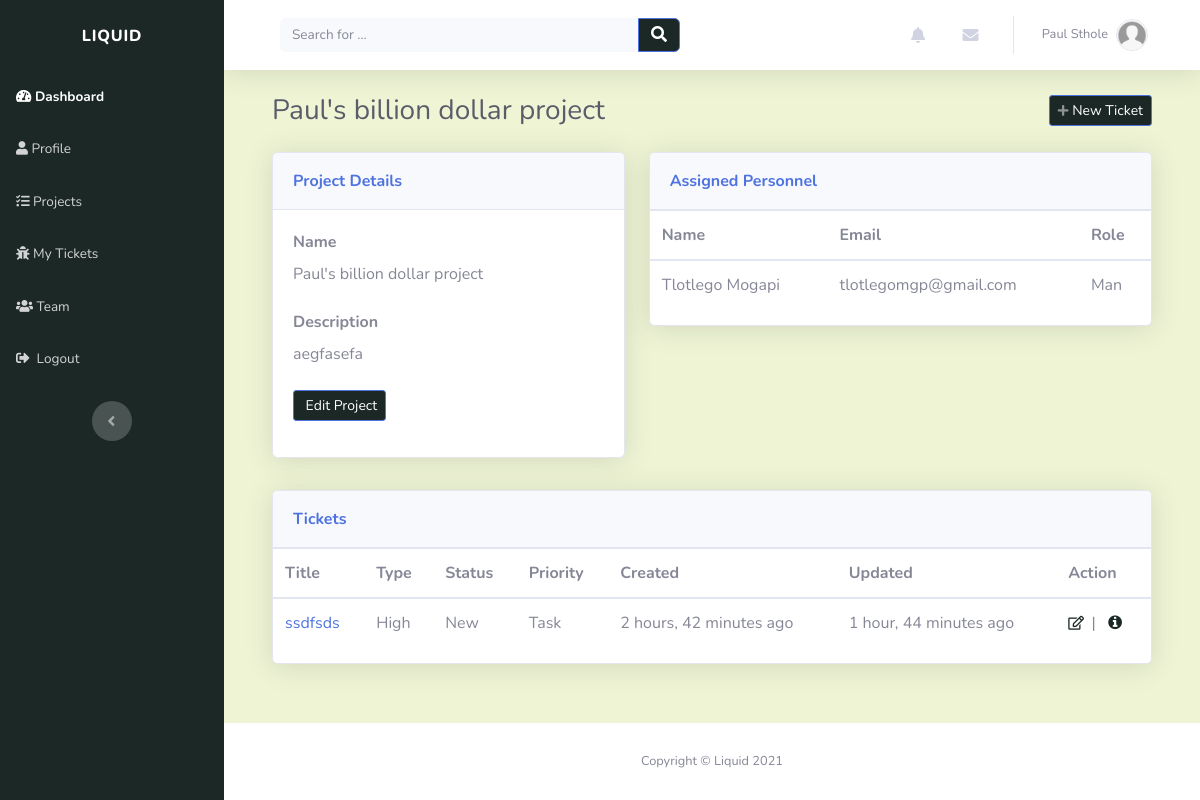
Page /projects/pauls-billion-dollar-project-3w6gdtl8/ (signed in) on the committed database.
### account/models.py (models this page shows, shortened)
class Profile(models.Model):
    user = models.OneToOneField(settings.AUTH_USER_MODEL, on_delete=models.CASCADE, unique=True)
    profile_picture = models.ImageField(default='default.jpg', upload_to='profile_images', blank=True)
    website = models.URLField(blank=True)
    first_name = models.CharField(max_length=30, blank=True)
    last_name = models.CharField(max_length=30, blank=True)
    address = models.CharField(max_length=50, blank=True)
    city = models.CharField(max_length=50, blank=True)
    country = models.CharField(max_length=50, blank=True)
    slug = models.SlugField(unique=True, blank=True)
    def __str__(self):
        return self.user.email

class Account(AbstractBaseUser):
    email = models.EmailField(verbose_name="email", max_length=30, unique=True)
    username = models.CharField(max_length=30, unique=True)
    date_created = models.DateTimeField(verbose_name="date created", auto_now_add=True)
    last_login = models.DateTimeField(verbose_name="last login", auto_now=True)
    is_admin = models.BooleanField(default=False)
    is_staff = models.BooleanField(default=False)
    is_active = models.BooleanField(default=True)
    is_super_user = models.BooleanField(default=False)
    USERNAME_FIELD = 'email'
    REQUIRED_FIELDS = ['username']
    objects = AccountManager()

### projects/models.py (models this page shows, shortened)
class Project(models.Model):
    name = models.CharField(max_length=50, unique=True)
    description = models.CharField(max_length=200)
    created_on = models.DateTimeField(verbose_name="date created", auto_now_add=True)
    created_by = models.ForeignKey(Profile, on_delete=models.CASCADE)
    slug = models.SlugField(unique=True, blank=True)
    def __str__(self):
        return self.name

class ProjectRole(models.Model):
    ROLE = (
        ('ADMIN', 'Admin'),
        ('MAN', 'Project Manager'),
    )
    user = models.ForeignKey(Profile, on_delete=models.CASCADE)
    project = models.ForeignKey(Project, on_delete=models.CASCADE)
    user_role = models.CharField(max_length=20, choices=ROLE, default='MAN')
    created_on = models.DateTimeField(verbose_name="date added", auto_now_add=True)

### tickets/models.py (models this page shows, shortened)
class Ticket(models.Model):
    TICKET_PRIORITY = (
        ('LOW', 'Low'),
        ('MEDIUM', 'Medium'),
        ('HIGH', 'High'),
    )
    TICKET_STATUS = (
        ('NEW', 'New'),
        ('IN_PROGRESS', 'In Progress'),
        ('RESOLVED', 'Resolved'),
    )
    TICKET_TYPE = (
        ('TASK', 'Task'),
        ('BUG', 'Bug'),
        ('CHANGE', 'Change'),
        ('FEATURE', 'Feature request')
    )
    title = models.CharField(max_length=50)
    description = models.CharField(max_length=200)
    created_by = models.ForeignKey(Profile, on_delete=models.CASCADE)
    project = models.ForeignKey(Project, related_name="tickets", on_delete=models.CASCADE)
    created_on = models.DateTimeField(verbose_name="created_on", auto_now_add=True)
    updated = models.DateTimeField(verbose_name="date updated", auto_now=True)
    priority = models.CharField(max_length=12, choices=TICKET_PRIORITY, default='LOW')
    status = models.CharField(max_length=12, choices=TICKET_STATUS, default='NEW')
    class_type = models.CharField(max_length=12, choices=TICKET_TYPE, default='TASK')
    slug = models.SlugField(unique=True, blank=True)

### projects/views.py (the view)
# urls.py: path('<slug:slug>/', views.project_detail_view, name="view_project"),
@login_required(login_url='login_page')
def project_detail_view(request, slug):
    context = {}
    project = get_object_or_404(Project, slug=slug)
    context['user_roles'] = ProjectRole.objects.filter(project=project)
    context['tickets'] = Ticket.objects.filter(
        project=project).order_by('-created_on')
    context['project'] = project
    return render(request, "projects/project_detail.html", context)

### index/custom_processors.py (called while the page is built)
def profile_processor(request):
    if request.user.is_authenticated:
        user = request.user
        user_profile = get_object_or_404(Profile, user=user)
        user_messages = DirectMessage.objects.filter(receiver=user_profile).order_by('-created_on')[:5]
        user_alerts = Alert.objects.filter(user=user_profile).order_by('-created_on')[:5]
        return {'profile': user_profile, 'direct_messages': user_messages, 'alerts': user_alerts}
    else:
        return{}

### projects/templates/projects/project_detail.html
{% extends "index/header.html" %} {% load static %} {% block title %}Project{% endblock %} {% block content %}
<div class="container-fluid">
	<div class="d-sm-flex justify-content-between align-items-center mb-4">
		<h3 class="text-dark mb-0">{{project|truncatechars:40}}</h3>
		<a
			class="btn btn-primary btn-sm d-none d-sm-inline-block"
			role="button"
			href="{% url 'add_ticket' project.slug %}"
			style="background: rgb(28, 40, 38)"
			><em class="fas fa-plus fa-sm text-white-50"></em>&nbsp;New Ticket</a
		>
	</div>
	<div class="row mb-3">
		<div class="col-lg-5">
			<div class="row">
				<div class="col">
					<div class="card shadow mb-3">
						<div class="card-header py-3">
							<p class="text-primary m-0 font-weight-bold" style="color: rgb(28, 40, 38)">
								Project Details
							</p>
						</div>
						<div class="card-body">
							<div class="form-row">
								<div class="col">
									<div class="form-group">
										<label for="username"><strong>Name</strong></label>
										<p class="mb-4">{{ project.name }}</p>
									</div>
								</div>
							</div>
							<div class="form-row">
								<div class="col">
									<div class="form-group">
										<label for="first_name"><strong>Description</strong></label>
										<p class="mb-4">{{ project.description }}</p>
									</div>
								</div>
							</div>
							<div class="form-group">
								<a
									class="btn btn-primary btn-sm d-none d-sm-inline-block"
									role="button"
									href="{% url 'edit_project' project.slug %}"
									style="background: rgb(28, 40, 38)"
									>&nbsp;Edit Project</a
								>
							</div>
						</div>
					</div>
				</div>
			</div>
		</div>
		<div class="col-lg-7">
			<div class="row">
				<div class="col">
					<div class="card shadow mb-3">
						<div class="card-header py-3">
							<p class="text-primary m-0 font-weight-bold" style="color: rgb(28, 40, 38)">
								Assigned Personnel
							</p>
						</div>
						<div
							class="table-responsive table mt-0"
							id="dataTable"
							role="grid"
							aria-describedby="dataTable_info"
						>
							<table class="table my-0" id="dataTable" aria-describedby="users">
								<thead>
									<tr>
										<th scope="col">Name</th>
										<th scope="col">Email</th>
										<th scope="col">Role</th>
									</tr>
								</thead>
								<tbody>
									{% for user in user_roles %}
									<tr style="white-space: nowrap">
										<td>{{user.user.first_name}} {{user.user.last_name}}</td>
										<td>{{ user.user }}</td>
										<td>{{ user.user_role|title }}</td>
									</tr>
									{%endfor%}
								</tbody>
							</table>
						</div>
					</div>
				</div>
			</div>
		</div>
	</div>
	<div class="row mb-3">
		<div class="col-lg-12">
			<div class="row">
				<div class="col">
					<div class="card shadow mb-3">
						<div class="card-header py-3">
							<p class="text-primary m-0 font-weight-bold" style="color: rgb(28, 40, 38)">Tickets</p>
						</div>
						<div
							class="table-responsive table mt-0"
							id="dataTable"
							role="grid"
							aria-describedby="dataTable_info"
						>
							<table class="table my-0" id="dataTable" aria-describedby="projects">
								<thead>
									<tr>
										<th scope="col">Title</th>
										<th scope="col">Type</th>
										<th scope="col">Status</th>
										<th scope="col">Priority</th>
										<th scope="col">Created</th>
										<th scope="col">Updated</th>
										<th scope="col">Action</th>
									</tr>
								</thead>
								<tbody>
									{%for ticket in tickets %} {% include "tickets/snippets/ticket.html" %} {%endfor%}
								</tbody>
							</table>
						</div>
					</div>
				</div>
			</div>
		</div>
	</div>
</div>
{% endblock %}

### index/templates/index/snippets/navbar.html (shortened to what this page needs)
<nav
	class="navbar navbar-light navbar-expand bg-white shadow mb-4 topbar static-top"
	style="background: rgb(238, 244, 212)"
>
	<div class="container-fluid">
		<div class="container-fluid">
			<form
				method="GET"
				action="{% url 'index_page' %}"
				target="_self"
				class="form-inline d-none d-sm-inline-block mr-auto ml-md-3 my-2 my-md-0 mw-100 navbar-search"
			>
				<div class="input-group">
					<input
						class="bg-light form-control border-0 small"
						type="search"
						placeholder="Search for ..."
						value="{{query}}"
						name="q"
					/>
					<div class="input-group-append">
						<button class="btn btn-primary py-0" type="submit" style="background: rgb(28, 40, 38)">
							<em class="fas fa-search"></em>
						</button>
					</div>
				</div>
			</form>
			<ul class="nav navbar-nav flex-nowrap ml-auto">
				<li class="nav-item dropdown no-arrow mx-1">
					<div class="nav-item dropdown no-arrow">
						<a class="dropdown-toggle nav-link" data-toggle="dropdown" aria-expanded="false" href="#"
							><em class="fas fa-bell fa-fw"></em
						></a>
					</div>
				</li>
				<li class="nav-item dropdown no-arrow mx-1">
					<div class="nav-item dropdown no-arrow">
						<a class="dropdown-toggle nav-link" data-toggle="dropdown" aria-expanded="false" href="#"
							><em class="fas fa-envelope fa-fw"></em></a
						>
					</div>
				</li>
				<li class="nav-item dropdown no-arrow">
					<div class="nav-item dropdown no-arrow">
						<a class="dropdown-toggle nav-link" data-toggle="dropdown" aria-expanded="false" href="#"
							><span class="d-none d-lg-inline mr-2 text-gray-600 small">
								{% if profile.first_name and profile.last_name %} {{profile.first_name}}
								{{profile.last_name}} {% else %} {{user}} {%endif%}
							</span>
							<img
								class="border rounded-circle img-profile"
								src="{{profile.profile_picture.url}}"
								alt="user image"
							/>
						</a>
					</div>
				</li>
			</ul>
		</div>
	</div>
</nav>

### tickets/templates/tickets/snippets/ticket.html
<tr style="white-space: nowrap">
	<td><a href="{% url 'view_ticket' ticket.slug %}">{{ ticket.title | truncatechars:40 }}</a></td>
	<td>{{ ticket.priority|title }}</td>
	<td>{{ ticket.status|title }}</td>
	<td>{{ ticket.class_type|title }}</td>
	<td>{{ ticket.created_on|timesince }} ago</td>
	<td>{{ ticket.updated|timesince }} ago</td>
	<td>{% include "tickets/snippets/ticket_action.html" %}</td>
</tr>

### tickets/templates/tickets/snippets/ticket_action.html
<a role="button" href="{% url 'edit_ticket' ticket.slug %}" style="color: rgb(28, 40, 38)" title="Edit"
	><em class="far fa-edit fa-sm">&nbsp</em></a
>
|&nbsp&nbsp
<a role="button" href="{% url 'view_ticket' ticket.slug %}" style="color: rgb(28, 40, 38)" title="More information"
	><em class="fa fa-info-circle">&nbsp</em></a
>

### rows in the picture
Profile: first_name "Paul", last_name "Sthole", profile_picture (placeholder picture)
Project: name "Paul's billion dollar project", description "aegfasefa"
ProjectRole: user.first_name "Tlotlego", user.last_name "Mogapi", user "tlotlegomgp@gmail.com", user_role "Man"
Ticket: title "ssdfsds", priority "High", status "New", class_type "Task", created_on "2 hours, 42 minutes", updated "1 hour, 44 minutes"
